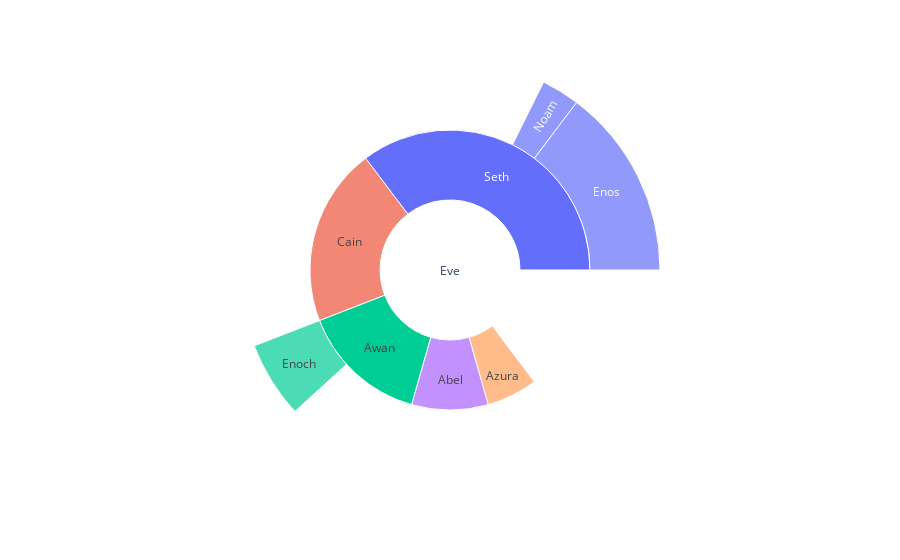

The cell this chart's notebook holds for it:
### Code cell
import plotly.express as px
data = dict(
    character=["Eve", "Cain", "Seth", "Enos", "Noam", "Abel", "Awan", "Enoch", "Azura"],
    parent=["", "Eve", "Eve", "Seth", "Seth", "Eve", "Eve", "Awan", "Eve" ],
    value=[10, 14, 12, 10, 2, 6, 6, 4, 4])

fig = px.sunburst(
    data,
    names='character',
    parents='parent',
    values='value',
)
fig.show()

### Figure 1 — Plotly figure (JSON) as saved in the notebook; plotly's stock layout.template omitted (floating-point values rounded to 4 significant figures)
{"data": [{"domain": {"x": [0, 1], "y": [0, 1]}, "hovertemplate": "character=%{label}<br>value=%{value}<br>parent=%{parent}<extra></extra>", "labels": ["Eve", "Cain", "Seth", "Enos", "Noam", "Abel", "Awan", "Enoch", "Azura"], "name": "", "parents": ["", "Eve", "Eve", "Seth", "Seth", "Eve", "Eve", "Awan", "Eve"], "values": [10, 14, 12, 10, 2, 6, 6, 4, 4], "type": "sunburst"}], "layout": {"legend": {"tracegroupgap": 0}, "margin": {"t": 60}, "autosize": true}}
